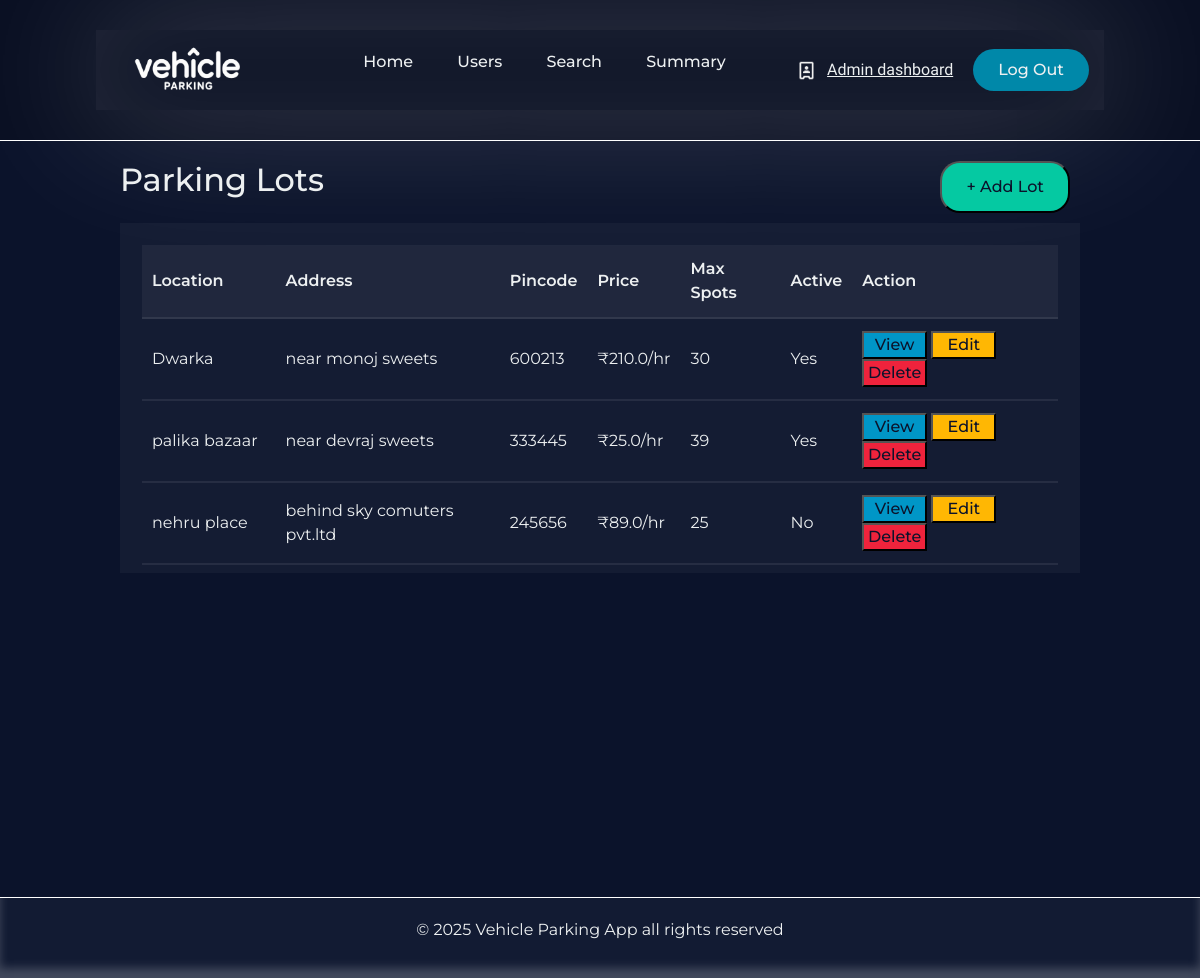
The page /admin on the database its author committed.
### Application/models.py (models this page shows)
class Parkinglot(db.Model):
    __tablename__='parking_lot'
    id=db.Column(db.Integer,primary_key=True)
    prime_location_name=db.Column(db.String(80),nullable=False)
    price=db.Column(db.Float,nullable=False)
    address=db.Column(db.String(250),nullable=False)
    pincode=db.Column(db.String(6),nullable=False)
    maximum_spots=db.Column(db.Integer,nullable=False)
    is_active=db.Column(db.Boolean,default=True,nullable=False)
    spots=db.relationship('Parkingspots',backref='lot',lazy=True,cascade='all,delete-orphan')

### Application/controllers.py (the view)
@app.route('/admin')
def admin_dash():
    admin_details=User.query.filter_by(role='admin').first()
    parking_lot_details=Parkinglot.query.all()
    available_parking_spots=Parkingspots.query.filter_by(status='A').all()
    occupied_parking_spots=Parkingspots.query.filter_by(status='O').all()
    return render_template('admin_dashboard.html',admin_details=admin_details,parking_lot_details=parking_lot_details,available_parking_spots=available_parking_spots,occupied_parking_spots=occupied_parking_spots)

### templates/admin_dashboard.html (shortened to what this page needs)
{% extends 'admin_base.html' %}
{% block content %}
    <div class="parkinglot-table-heading-container">
                    <h2>Parking Lots</h2>
                    <a href="{{url_for('add_new_lot')}}"><button class="parkinglot-table-heading-Addlot-button">+ Add Lot</button></a>
                </div>
                <div class="parkinglot-table-container">
                  <table class="parkinglot-table">
                        <thead>
                          <tr>
                              <th>Location</th>
                              <th>Address</th>
                              <th>Pincode</th>
                              <th>Price</th>
                              <th>Max Spots</th>
                              <th>Active</th>
                              <th>Action</th>
                          </tr>
                        </thead>
                        <tbody>
                         {% for lot in parking_lot_details %}
                        <tr>
                            <td>{{lot.prime_location_name}}</td>
                            <td>{{lot.address}}</td>
                            <td>{{lot.pincode}}</td>
                            <td>₹{{lot.price}}/hr</td>
                            <td>{{lot.maximum_spots}}</td>
                            <td>{{'Yes' if lot.is_active else 'No'}}</td>
                            <td class="parking-lot-table-buttons">
                                <a href="/view-parking-lot/{{ lot.id }}"><button class="view-button">View</button></a>
                                 <a href="/edit-parking-lot/{{lot.id}}"><button class="edit-button">Edit</button></a>
                                 <a href="/delete-parking-lot/{{lot.id}}"><button class="delete-button">Delete</button></a>
                            </td>
                        </tr>
                        {% endfor %}
                    </tbody>
                  </table>
                </div>
{% endblock %}

### static/style.css (style rules this page uses)
* { box-sizing: border-box; margin: 0; padding: 0; font-family: "Montserrat",sans-serif; }
html,body { height: 100%; background-color: #0b132b; color: #edf0f1; }
li,a,button { font-weight: 500; font-size: 16px; color: inherit; text-decoration: none; }
.parkinglot-table-heading-container { margin-bottom: 10px; display: flex; justify-content: space-between; }
.parkinglot-table-heading-Addlot-button { color: #0b132b; padding: 12px 24px; border-radius: 20px; margin-right: 10px; background-color: #05c9a2; cursor: pointer; transition: all 0.3s ease 0s; }
.parkinglot-table-container { padding: 22px; width: 100%; background-color: rgba(255, 255, 255, 0.040); border: #f7f7f7; overflow-y: auto; max-height: 350px; }
.parkinglot-table { width: 100%; border-radius: 30px; border-collapse: separate; border-spacing: 0px; }
.parkinglot-table th, .parkinglot-table td { padding: 12px 10px; border-bottom: 2px solid rgba(255, 255, 255, 0.080);; }
.parkinglot-table th { text-align: left; background-color: rgba(255, 255, 255, 0.05); font-weight: 600; }
.parkinglot-table td { text-align: left; }
.parking-lot-table-buttons button { color: #0b132b; width: 65px; cursor: pointer; transition: all 0.3s ease 0s; }
.parking-lot-table-buttons .view-button { background-color: #0096c7; }
.parking-lot-table-buttons .edit-button,.parking-lot-table-buttons .parked-out-button { background-color: #ffb703; }
.parking-lot-table-buttons .delete-button,.parking-lot-table-buttons .release-button { background-color: #ef233c; }

### rows shown on the page
Parkinglot: prime_location_name "Dwarka", address "near monoj sweets", pincode "600213", price "210.0", maximum_spots "30", is_active "Yes"
Parkinglot: prime_location_name "palika bazaar", address "near devraj sweets", pincode "333445", price "25.0", maximum_spots "39", is_active "Yes"
Parkinglot: prime_location_name "nehru place", address "behind sky comuters pvt.ltd", pincode "245656", price "89.0", maximum_spots "25", is_active "No"
